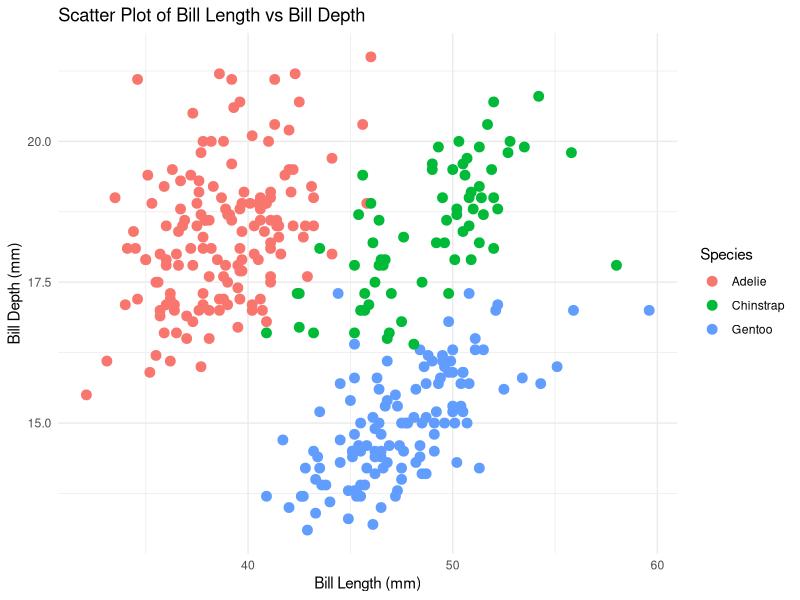
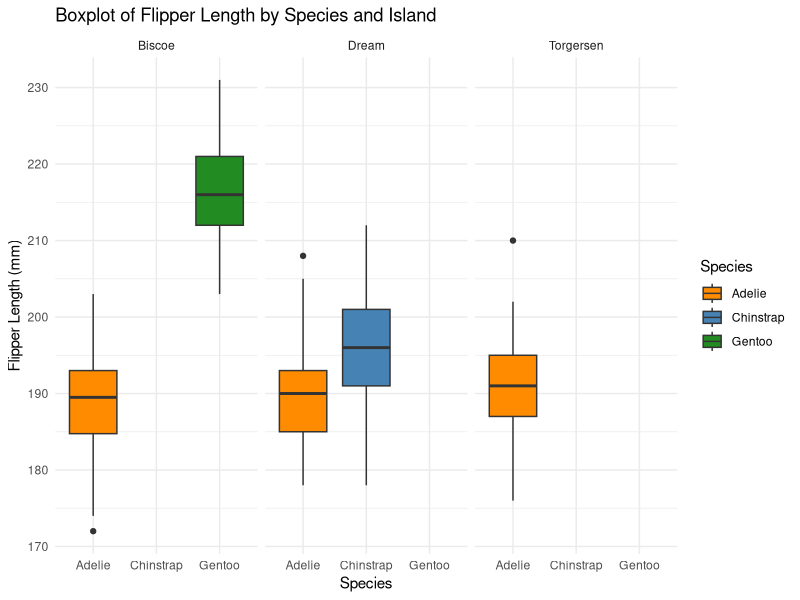
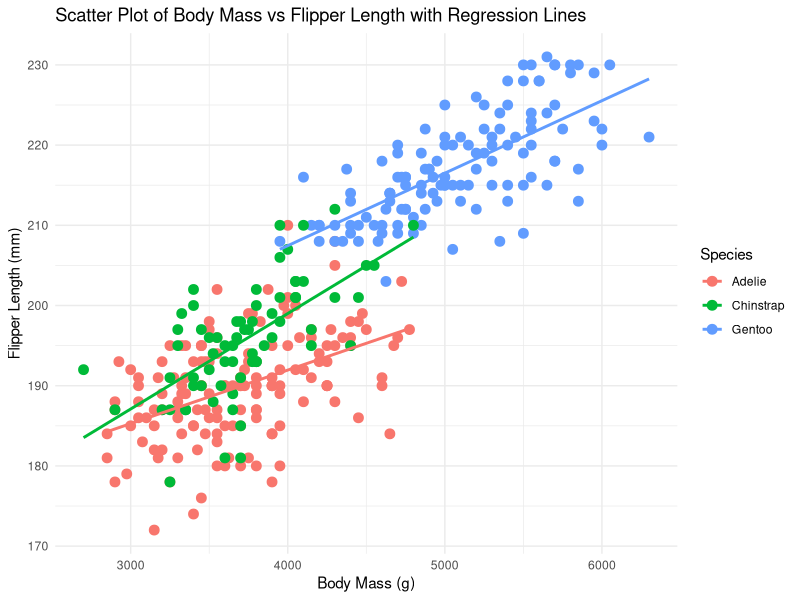
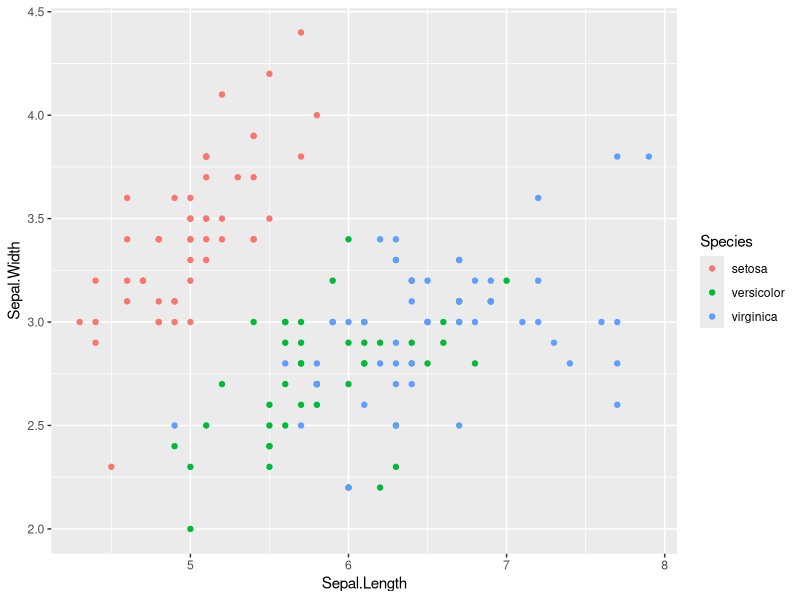

The R source for these figures, in order:
## ---- chunk 1
#Load the tidyverse and palmerpenguins libraries
library(tidyverse)
library(palmerpenguins)
## ---- chunk 2
#Create a ggplot scatter plot using the penguins dataset
#Plot bill_length_mm on the x-axis and bill_depth on the y-axis
#Color points by species and use geom_point with size 3
#Add a minimal theme and clean labels
ggplot(data = penguins, aes(x = bill_length_mm, y = bill_depth_mm, color = species)) +
  geom_point(size = 3) +
  theme_minimal() +
  labs(title = "Scatter Plot of Bill Length vs Bill Depth",
       x = "Bill Length (mm)",
       y = "Bill Depth (mm)",
       color = "Species")
## ---- chunk 3
# Create a a ggplot boxplot using the penguins dataset
# Plot flipper_length_mm on the y-axis and species on the y-axis
# Facet the plot by island
# Color with custom palettes
# Add a minimal theme and clean labels
ggplot(data = penguins, aes(x = species, y = flipper_length_mm, fill = species)) +
  geom_boxplot() +
  facet_wrap(~ island) +
  scale_fill_manual(values = c("darkorange", "steelblue", "forestgreen")) +
  theme_minimal() +
  labs(title = "Boxplot of Flipper Length by Species and Island",
       x = "Species",
       y = "Flipper Length (mm)",
       fill = "Species")
## ---- chunk 4
# Create a ggplot scatter plot using the penguins dataset
# Plot body_mass_g on the x-axis and flipper_length_mm on the y-axis
# Add a linear regression line with geom_smooth for each species

ggplot(data = penguins, aes(x = body_mass_g, y = flipper_length_mm, color = species)) +
  geom_point(size = 3) +
  geom_smooth(method = "lm", se = FALSE) +
  theme_minimal() +
  labs(title = "Scatter Plot of Body Mass vs Flipper Length with Regression Lines",
       x = "Body Mass (g)",
       y = "Flipper Length (mm)",
       color = "Species")

## ---- chunk 5
library(ggplot2)

data(iris)

ggplot(iris, aes(x = Sepal.Length, y = Sepal.Width, color = Species)) +
  geom_point()

## ---- chunk 6

# Example: Checking Sea Surface Temperature (SST)

sst <- 30.2

if (sst > 29.5 ) { print("Warning: Marine heatwave threshold exceeded!") } else { print("SST remains within baseline parameters.") }
## ---- chunk 7
# Example: Sample coral data

library(tidyverse)
coral_monitoring <- tibble (site = c("A", "B", "C"), depth_m = c(12, 35, 8))

# Using if_else to classify depth
coral_monitoring <- coral_monitoring %>% mutate (zone = if_else(depth_m > 30, "Deep reef", "Shallow reef"))

coral_monitoring
## ---- chunk 8
?mutate
help (mutate)
